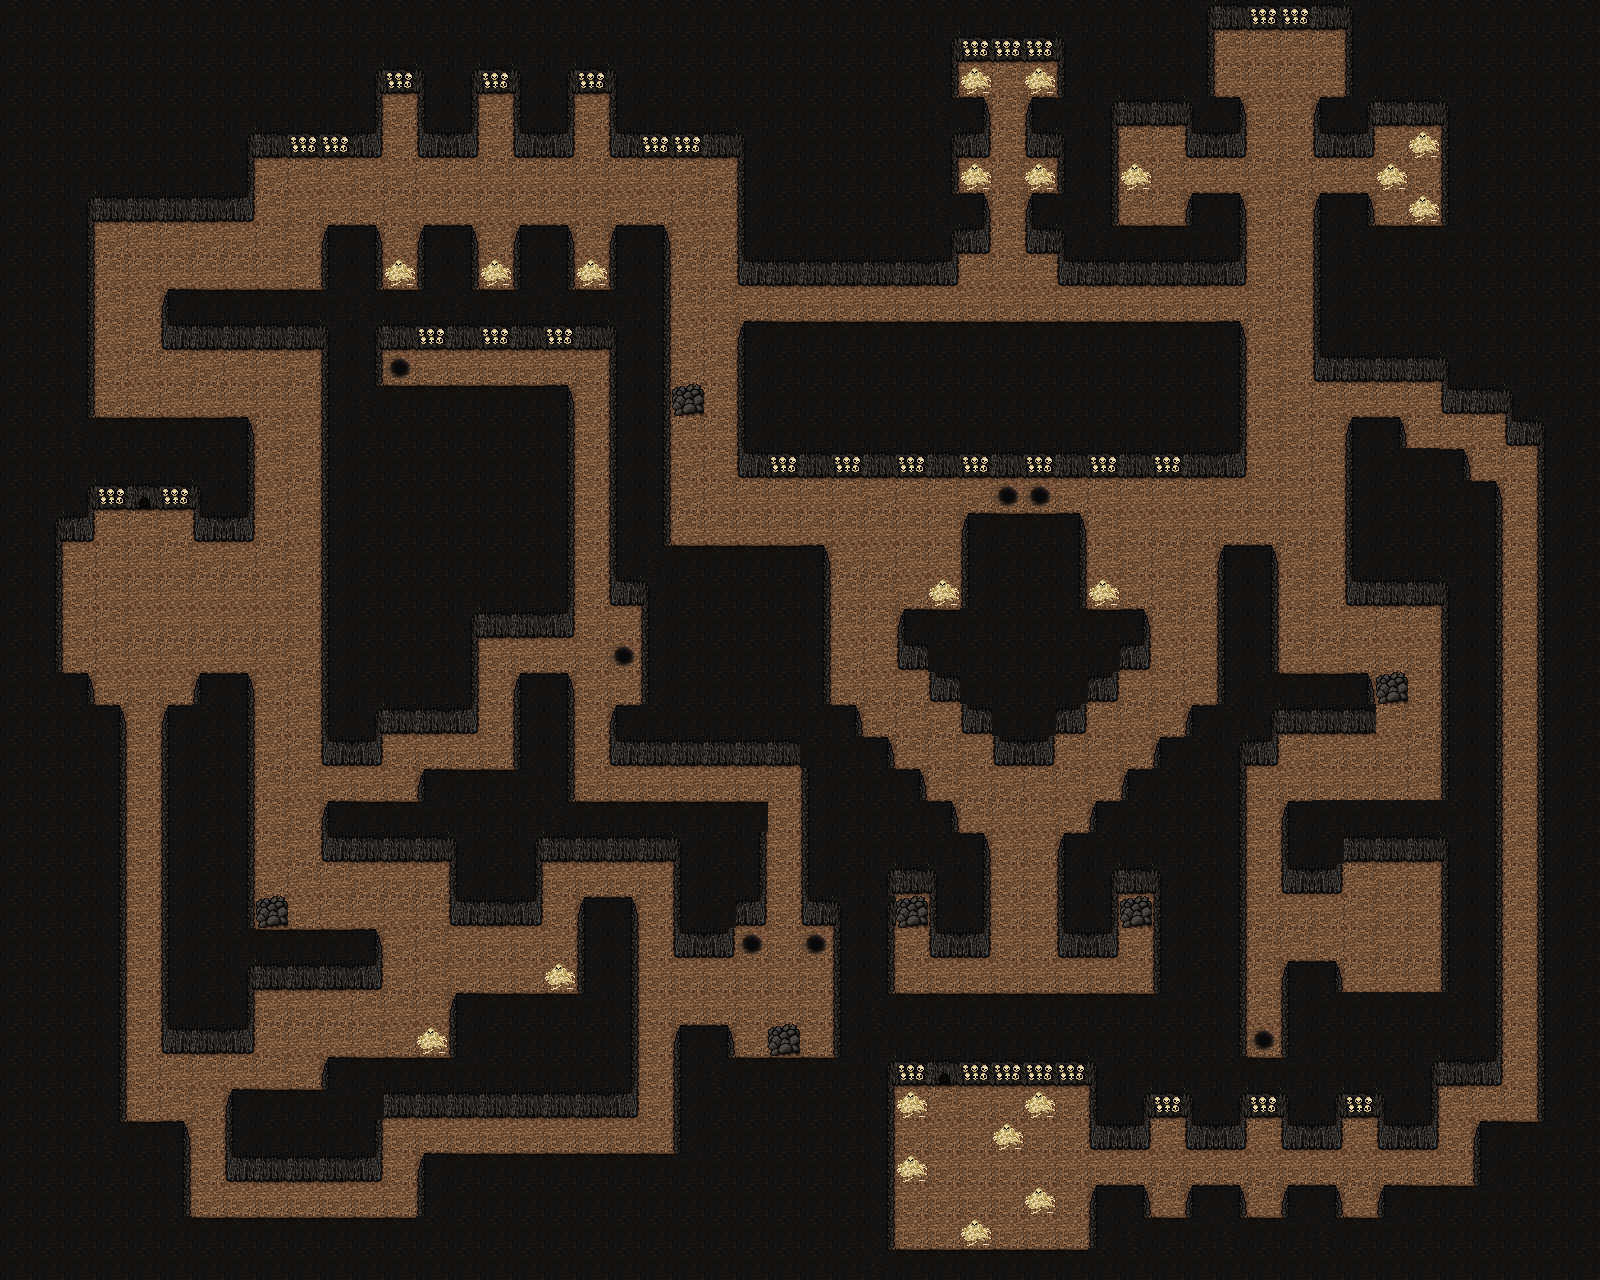

Tiled map render using the project's own tile images. Description and the map definition, with tile-layer contents summarised, below:
An orthogonal 50x40 tile map with 32x32 px tiles, 3 tile layers (colli, road, elem).

<map version="1.0" orientation="orthogonal" width="50" height="40" tilewidth="32" tileheight="32">
 <tileset firstgid="1" name="Tileset" tilewidth="32" tileheight="32">
  <image source="Tileset.png" trans="ff00ff" width="160" height="128" />
 </tileset>
 <layer name="colli" width="50" height="40">
  <data>[2000 cells, 1388 non-empty, 16 distinct tile ids]</data>
 </layer>
 <layer name="road" width="50" height="40">
  <data>[2000 cells, 585 non-empty, 2 distinct tile ids]</data>
 </layer>
 <layer name="elem" width="50" height="40">
  <data>[2000 cells, 30 non-empty, 3 distinct tile ids]</data>
 </layer>
</map>
